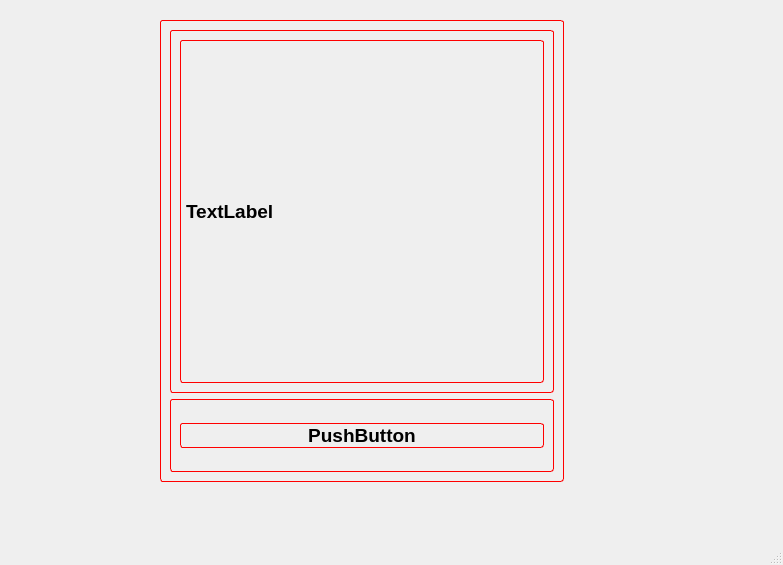
<?xml version="1.0" encoding="UTF-8"?>
<ui version="4.0">
 <class>MainWindow</class>
 <widget class="QMainWindow" name="MainWindow">
  <property name="geometry">
   <rect>
    <x>0</x>
    <y>0</y>
    <width>783</width>
    <height>565</height>
   </rect>
  </property>
  <property name="windowTitle">
   <string>MainWindow</string>
  </property>
  <property name="styleSheet">
   <string notr="true"/>
  </property>
  <widget class="QWidget" name="centralwidget">
   <widget class="QWidget" name="verticalLayoutWidget">
    <property name="geometry">
     <rect>
      <x>160</x>
      <y>20</y>
      <width>404</width>
      <height>462</height>
     </rect>
    </property>
    <layout class="QVBoxLayout" name="verticalLayout" stretch="0">
     <item>
      <widget class="QFrame" name="verticalFrame_2">
       <property name="styleSheet">
        <string notr="true">border:1px solid red;
border-radius:3px;
qproperty-alignment:'AlignCenter';
font-size:14pt;
font-weight:500;</string>
       </property>
       <layout class="QVBoxLayout" name="verticalLayout_2" stretch="5,1">
        <item>
         <layout class="QVBoxLayout" name="verticalLayout_3">
          <item>
           <widget class="QFrame" name="verticalFrame_4">
            <layout class="QVBoxLayout" name="verticalLayout_5">
             <item>
              <widget class="QLabel" name="result_iamge">
               <property name="text">
                <string>TextLabel</string>
               </property>
              </widget>
             </item>
            </layout>
           </widget>
          </item>
         </layout>
        </item>
        <item>
         <layout class="QVBoxLayout" name="verticalLayout_4">
          <item>
           <widget class="QFrame" name="verticalFrame_5">
            <layout class="QVBoxLayout" name="verticalLayout_6">
             <item>
              <widget class="QPushButton" name="upload_image">
               <property name="text">
                <string>PushButton</string>
               </property>
              </widget>
             </item>
            </layout>
           </widget>
          </item>
         </layout>
        </item>
       </layout>
      </widget>
     </item>
    </layout>
   </widget>
  </widget>
  <widget class="QStatusBar" name="statusbar"/>
 </widget>
 <resources/>
 <connections/>
</ui>
